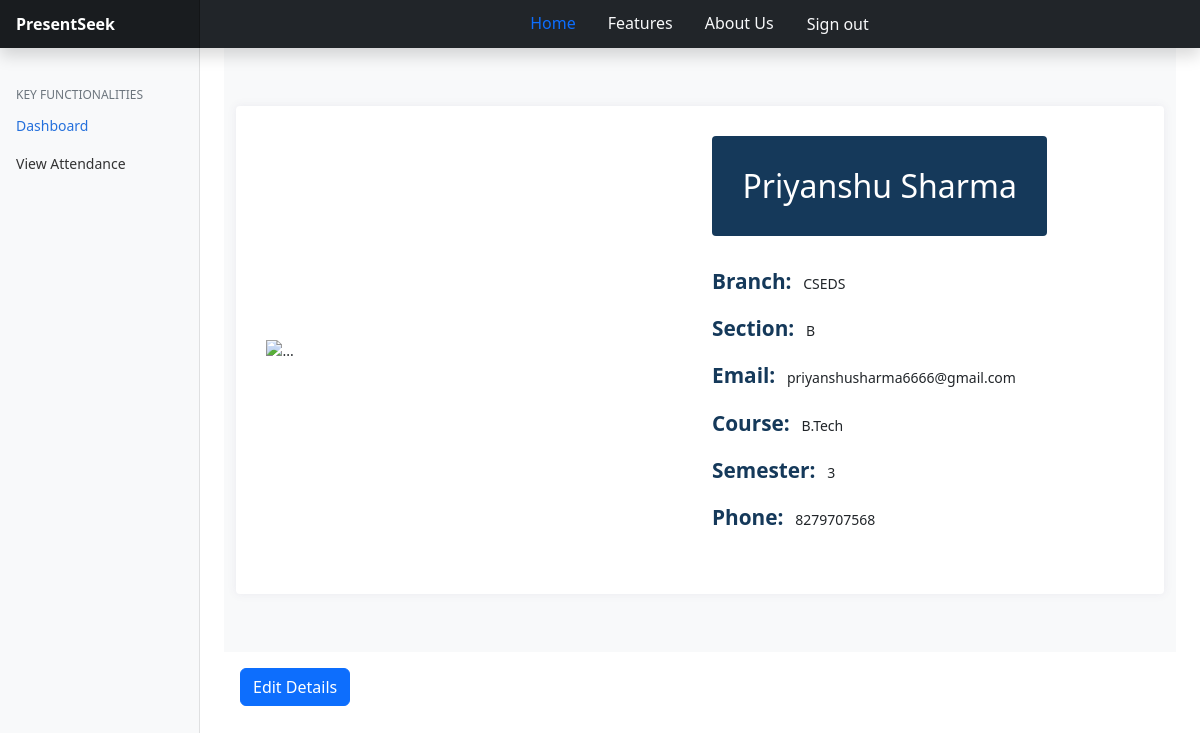
Screenshot of /Student/index.php?user=2100321540124 (signed in) with the database file from the repository.
### tables this page shows
CREATE TABLE `loginformstudent` (
  `user` bigint(255) DEFAULT NULL,
  `pass` varchar(300) NOT NULL,
  `Name` varchar(50) DEFAULT NULL,
  `email` varchar(50) DEFAULT NULL,
  `phone` bigint(255) DEFAULT NULL,
  `branch` varchar(30) DEFAULT NULL,
  `section` varchar(5) DEFAULT NULL,
  `course` varchar(20) DEFAULT NULL,
  `sem` int(30) DEFAULT NULL
);

### Student/index.php (the view, shortened to what this page needs)
<?php
$host = "localhost";
$user = "root";
$password = "";
$db = "presentseek";
$db = mysqli_connect($host, $user, $password, $db);
$user = $_SESSION["user"];
$sql = "SELECT `Name`,`email`,`phone`,`branch`,`section`,`course`,`sem` FROM `loginformstudent` WHERE `user`='" . $user . "';";
$result = mysqli_query($db, $sql);
$row = mysqli_fetch_assoc($result);
?>
<!doctype html>
<html lang="en">
<head>
  <link href="../CSS/bootstrap.min.css" rel="stylesheet">
  <link href="../CSS/dashboard.css" rel="stylesheet">
  <link rel="stylesheet" href="https://cdnjs.cloudflare.com/ajax/libs/font-awesome/5.15.1/css/all.min.css">
  <link rel="stylesheet" href="../CSS/dash.css">
  <link rel="stylesheet" href="../CSS/profile.css">
</head>
<body>
<header class="navbar navbar-dark sticky-top bg-dark flex-md-nowrap p-0 shadow">
<a class="navbar-brand col-md-3 col-lg-2 me-0 px-3 fs-6" href="#"><strong>PresentSeek</strong></a>
  <ul class="nav justify-content-center form-control form-control-dark w-100 rounded-0 border-0 p-0 bg-dark ">
    <li class="nav-item">
      <a class="nav-link active" href="./index.php">Home</a>
    </li>
    <li class="nav-item">
      <a class="nav-link text-light" href="../features.html">Features</a>
    </li>
    <li class="nav-item">
      <a class="nav-link text-light" href="../about.html">About Us</a>
    </li>
    <li>
      <a class="nav-link btn text-light" id="signout" onclick="signOut()">Sign out</a>
    </li>
  </ul>
</header>
  <div class="container-fluid">
    <div class="row">
      <nav id="sidebarMenu" class="col-md-3 col-lg-2 d-md-block bg-light sidebar collapse">
        <div class="position-sticky pt-3 sidebar-sticky">
          <h6
            class="sidebar-heading d-flex justify-content-between align-items-center px-3 mt-4 mb-1 text-muted text-uppercase">
            <span>Key functionalities</span>
          </h6>
          <ul class="nav flex-column">
            <li class="nav-item">
              <a class="nav-link active" href="./Index.php">
                Dashboard
              </a>
            </li>
            <li class="nav-item">
              <a class="nav-link" href="./view.php">
                View Attendance
              </a>
            </li>
          </ul>
        </div>
      </nav>
      <main class="col-md-9 ms-sm-auto col-lg-10 px-md-4">
        <section class="bg-light">
          <div class="container">
            <div class="row">
              <div class="col-lg-12 mb-4 mb-sm-5 mt-sm-5">
                <div class="card card-style1 border-0">
                  <div class="card-body p-1-9 p-sm-2-3 p-md-6 p-lg-7">
                    <div class="row align-items-center">
                      <div class="col-lg-6 mb-4 mb-lg-0">
                        <img src="https://bootdey.com/img/Content/avatar/avatar7.png" alt="..." class="img-fluid">
                      </div>
                      <div class="col-lg-6 px-xl-10">
                        <div class="bg-secondary d-lg-inline-block py-1-9 px-1-9 px-sm-6 mb-1-9 rounded">
                          <h3 class="h2 text-white mb-0">
                            <?php echo $row['Name']; ?>
                          </h3>
                        </div>
                        <ul class="list-unstyled mb-1-9">
                          <li class="mb-2 mb-xl-3 display-28"><span
                              class="display-26 text-secondary me-2 font-weight-600">Branch:</span>
                            <?php echo $row['branch']; ?>
                          </li>
                          <li class="mb-2 mb-xl-3 display-28"><span
                              class="display-26 text-secondary me-2 font-weight-600">Section:</span>
                            <?php echo $row['section']; ?>
                          </li>
                          <li class="mb-2 mb-xl-3 display-28"><span
                              class="display-26 text-secondary me-2 font-weight-600">Email:</span>
                            <?php echo $row['email']; ?>
                          </li>
                          <li class="mb-2 mb-xl-3 display-28"><span
                              class="display-26 text-secondary me-2 font-weight-600">Course:</span>
                            <?php echo $row['course']; ?>
                          </li>
                          <li class="mb-2 mb-xl-3 display-28"><span
                              class="display-26 text-secondary me-2 font-weight-600">Semester:</span>
                            <?php echo $row['sem']; ?>
                          </li>
                          <li class="display-28"><span
                              class="display-26 text-secondary me-2 font-weight-600">Phone:</span>
                            <?php echo $row['phone']; ?>
                          </li>
                        </ul>
                      </div>
                    </div>
                  </div>
                </div>
              </div>
        </section>
        <button type="button" class="btn btn-primary m-3" data-bs-toggle="modal" data-bs-target="#exampleModal"
          data-bs-whatever="@mdo">Edit Details</button>
      </main>
    </div>
  </div>
</body>
</html>

### CSS/dashboard.css (style rules this page uses)
body { font-size: .875rem; }
.sidebar { position: fixed; top: 0; bottom: 0; left: 0; z-index: 100; padding: 48px 0 0; box-shadow: inset -1px 0 0 rgba(0, 0, 0, .1); }
.sidebar-sticky { height: calc(100vh - 48px); overflow-x: hidden; overflow-y: auto; }
.sidebar .nav-link { font-weight: 500; color: #333; }
.sidebar .nav-link.active { color: #2470dc; }
.sidebar-heading { font-size: .75rem; }
.navbar-brand { padding-top: .75rem; padding-bottom: .75rem; background-color: rgba(0, 0, 0, .25); box-shadow: inset -1px 0 0 rgba(0, 0, 0, .25); }
.navbar .form-control { padding: .75rem 1rem; }
.form-control-dark { color: #fff; background-color: rgba(255, 255, 255, .1); border-color: rgba(255, 255, 255, .1); }

### CSS/profile.css (style rules this page uses)
.card-style1 { box-shadow: 0px 0px 10px 0px rgb(89 75 128 / 9%); }
.border-0 { border: 0 !important; }
.card { position: relative; display: flex; flex-direction: column; min-width: 0; word-wrap: break-word; background-color: #fff; background-clip: border-box; border: 1px solid rgba(0, 0, 0, .125); border-radius: 0.25rem; }
section { padding: 10px 0; overflow: hidden; background: #fff; }
.text-secondary { color: #15395A !important; }
.font-weight-600 { font-weight: 600; }
.display-26 { font-size: 1.3rem; }
@media screen and (min-width: 992px) { .p-lg-7 { padding: 4rem; } }
@media screen and (min-width: 768px) { .p-md-6 { padding: 3.5rem; } }
@media screen and (min-width: 576px) { .p-sm-2-3 { padding: 2.3rem; } }
.p-1-9 { padding: 1.9rem; }
.bg-secondary { background: #15395A !important; }
@media screen and (min-width: 576px) { .pe-sm-6, .px-sm-6 { padding-right: 3.5rem; } }
@media screen and (min-width: 576px) { .ps-sm-6, .px-sm-6 { padding-left: 3.5rem; } }
.pe-1-9, .px-1-9 { padding-right: 1.9rem; }
.ps-1-9, .px-1-9 { padding-left: 1.9rem; }
.pb-1-9, .py-1-9 { padding-bottom: 1.9rem; }
.pt-1-9, .py-1-9 { padding-top: 1.9rem; }
.mb-1-9, .my-1-9 { margin-bottom: 1.9rem; }
@media (min-width: 992px) { .d-lg-inline-block { display: inline-block !important; } }
.rounded { border-radius: 0.25rem !important; }

### rows the page displays
loginformstudent: Name "Priyanshu Sharma", branch "CSEDS", section "B", email "priyanshusharma6666@gmail.com", course "B.Tech", sem "3", phone "8279707568"
